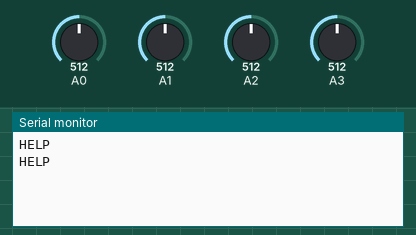
Bench run of a sketch on a simulated Arduino Uno, built with avr-gcc and run on an emulated ATmega328P. On the bench: the last lines printed to the serial monitor. The test bench sets the inputs (shaded band); at power-on: A0 = 512, A1 = 512, A2 = 512, A3 = 512.

Above: at 1.8 s.
1.9 s: A0 set to 485
At 2.8 s:
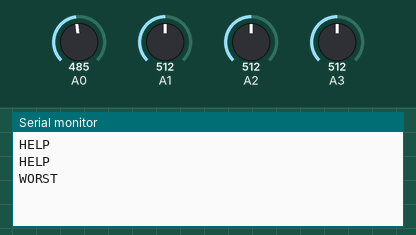
4.5 s: A1 set to 486
At 5.6 s:
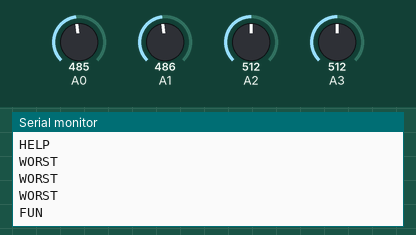
7.5 s: A2 set to 413
At 8.8 s:
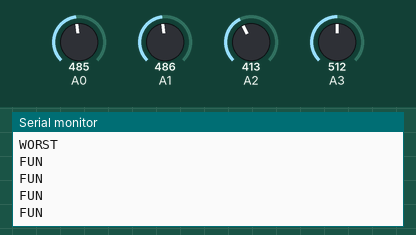
9.0 s: A2 set to 385
At 9.8 s:
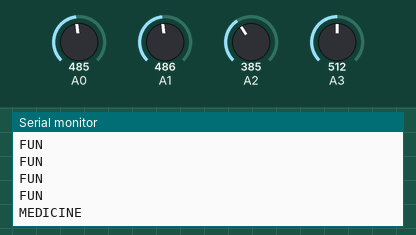

Measured:
- the behaviour switches between 501 and 500 on A0 (found by bisection; images 0 and 1)
- the behaviour switches between 501 and 500 on A1 (found by bisection; images 1 and 2)
- the behaviour switches between 401 and 400 on A2 (found by bisection; images 3 and 4)
- after the input at 1.9 s, the serial monitor: prints a new line after 0.10 s (image 1)
- after the input at 4.5 s, the serial monitor: prints a new line after 0.50 s (image 2)
- after the input at 9.0 s, the serial monitor: prints a new line at once (image 4)

The sketch:

sign-sense-glove.ino
```cpp
#define rxPin 1
#define txPin 0

char c[20];
int s[4],sensorValue[4], sensorMax[4]={0}, sensorMin[4]={1023}, sensorAverage[4]={500,500,400,500}; //we can save sensorAverage according to the system or we calibrate sensor values.
void setup()
{
  Serial.begin(9600);
  pinMode(A0,INPUT);
  pinMode(A3,INPUT);
  pinMode(A2,INPUT);
  pinMode(A1,INPUT);

  //sensorCalibrate(); //If u need to calibrate sensor values
}

void wCase()
{
  if(s[0]==0 && s[1]==0 && s[2]==0 && s[3]==0)
  {
      strcpy(c,"HELP");
  }
  else if(s[0]==0 && s[1]==0 && s[2]==0 && s[3]==1)
  {
      strcpy(c,"HAPPY");
  }
  else if(s[0]==0 && s[1]==0 && s[2]==1 && s[3]==0)
  {
      strcpy(c,"NICE");
  }
  else if(s[0]==0 && s[1]==0 && s[2]==1 && s[3]==1)
  {
      strcpy(c,"VICTORY");
  }
  else if(s[0]==0 && s[1]==1 && s[2]==0 && s[3]==0)
  {
      strcpy(c,"PROPOSE");
  }
  else if(s[0]==0 && s[1]==1 && s[2]==0 && s[3]==1)
  {
      strcpy(c,"MOVIE");
  }
  else if(s[0]==0 && s[1]==1 && s[2]==1 && s[3]==0)
  {
      strcpy(c,"WORSHIP");
  }
  else if(s[0]==0 && s[1]==1 && s[2]==1 && s[3]==1)
  {
      strcpy(c,"DANGER");
  }
  else if(s[0]==1 && s[1]==0 && s[2]==0 && s[3]==0)
  {
      strcpy(c,"WORST");
  }
  else if(s[0]==1 && s[1]==0 && s[2]==0 && s[3]==1)
  {
      strcpy(c,"INTERESTING");
  }
  else if(s[0]==1 && s[1]==0 && s[2]==1 && s[3]==0)
  {
      strcpy(c,"PARTY");
  }
  else if(s[0]==1 && s[1]==0 && s[2]==1 && s[3]==1)
  {
      strcpy(c,"HUNGRY");
  }
  else if(s[0]==1 && s[1]==1 && s[2]==0 && s[3]==0)
  {
      strcpy(c,"FUN");
  }
  else if(s[0]==1 && s[1]==1 && s[2]==0 && s[3]==1)
  {
      strcpy(c,"MUSIC");
  }
  else if(s[0]==1 && s[1]==1 && s[2]==1 && s[3]==0)
  {
      strcpy(c,"MEDICINE");
  }
  else
  {
    strcpy(c,"BREAK");
  }
    Serial.println(c);
    delay(1000);
}

void loop()
{
  aRead();
  bAssign();
  wCase();
}
void aRead()
{
  sensorValue[0]=analogRead(A0);
  sensorValue[1]=analogRead(A1);
  sensorValue[2]=analogRead(A2);
  sensorValue[3]=analogRead(A3);
}
void bAssign()
{
  if(sensorValue[0]>sensorAverage[0])
  {
    s[0]=0;

  }
  else
  {
    s[0]=1;

  }
  if(sensorValue[1]>sensorAverage[1])
    {
      s[1]=0;

    }
  else
  {
    s[1]=1;

  }
  if(sensorValue[2]>sensorAverage[2])
    {
      s[2]=0;

    }
  else
    {
      s[2]=1;

    }
  if(sensorValue[3]>sensorAverage[3])
    {
      s[3]=0;

    }
  else
    {
      s[3]=1;

    }
}
void sensorCalibrate()
{
        Serial.println("Calibrating..");
        for(int i=0;i<1000;i++)
        {
          aRead();
          if(sensorValue[0]>sensorMax[0])
            sensorMax[0]=sensorValue[0];
          if(sensorValue[0]<sensorMin[0])
            sensorMin[0]=sensorValue[0];

          if(sensorValue[1]>sensorMax[1])
            sensorMax[1]=sensorValue[1];
          if(sensorValue[1]<sensorMin[1])
            sensorMin[1]=sensorValue[1];

          if(sensorValue[2]>sensorMax[2])
            sensorMax[2]=sensorValue[2];
          if(sensorValue[2]<sensorMin[2])
            sensorMin[2]=sensorValue[2];

          if(sensorValue[3]>sensorMax[3])
            sensorMax[3]=sensorValue[3];
          if(sensorValue[3]<sensorMin[3])
            sensorMin[3]=sensorValue[3];

          delay(5);
        }
       sensorAverage[0]=(sensorMax[0]+sensorMin[0])/2;
       sensorAverage[1]=(sensorMax[1]+sensorMin[1])/2;
       sensorAverage[2]=(sensorMax[2]+sensorMin[2])/2;
       sensorAverage[3]=(sensorMax[3]+sensorMin[3])/2;
       Serial.println(sensorAverage[0]);
       Serial.println(sensorAverage[1]);
       Serial.println(sensorAverage[2]);
       Serial.println(sensorAverage[3]);
   }
```
